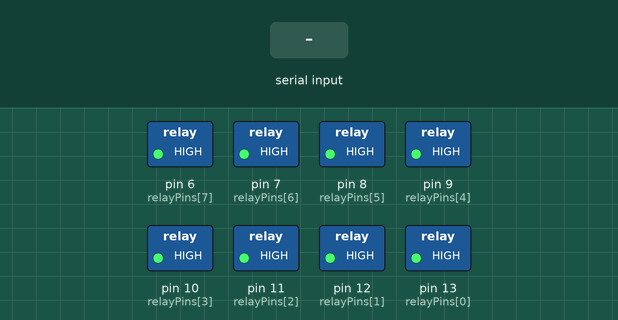
Recording of a sketch running on a simulated Arduino Uno, built with avr-gcc and run on an emulated ATmega328P. Shown: switched loads named in the sketch (green lamp = pin HIGH). The test bench sets the inputs (shaded band). What the sketch prints to the serial monitor is not drawn.

Above: at 1.2 s.
1.3 s: "5\n" received over Serial
At 1.6 s:
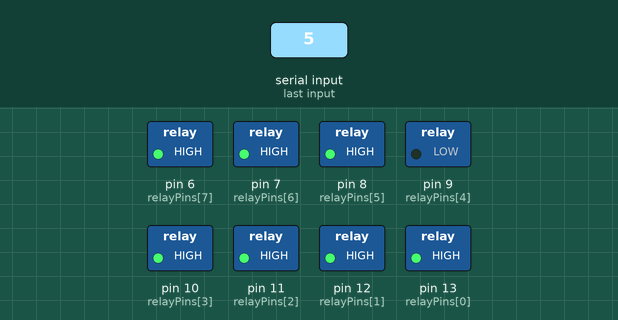
2.8 s: "ALL_OFF\n" received over Serial
At 4.2 s:
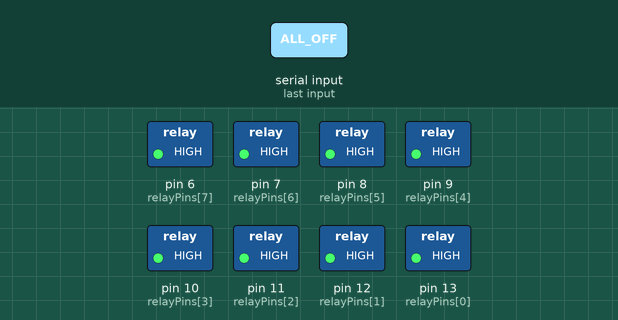
Timing chart, 0 to 5.8 s (numbered marks = the images above; inputs shaded):
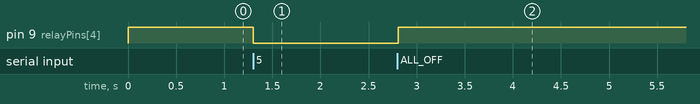

Measured:
- after the input at 1.3 s, pin 9 (relayPins[4]): HIGH → LOW at once
- after the input at 2.8 s, pin 9 (relayPins[4]): LOW → HIGH at once

The sketch:

giga_drying_system_control.ino
```cpp
//라즈베리파이에서 명령 받아서 제어
//시리얼 명령을 받아 여러 릴레이와 시로코팬을 제어하는 건조 시스템 제어 코드


const int relayPins[8] = {13, 12, 11, 10, 9, 8, 7, 6};

void setup() {
  for (int i = 0; i < 8; i++) {
    pinMode(relayPins[i], OUTPUT);
    digitalWrite(relayPins[i], HIGH); // 초기 상태: 잠금 (HIGH)
  }

  Serial.begin(9600);
  while (!Serial); // USB 연결 안정화 대기
}

void loop() {
  if (Serial.available()) {
    String input = Serial.readStringUntil('\n');
    input.trim();

    if (input == "ALL_OFF") {
      for (int i = 0; i < 8; i++) {
        digitalWrite(relayPins[i], HIGH);
      }
      Serial.println("[GIGA] ALL_OFF: 모든 릴레이 HIGH");
    }
    else if (input == "START_DRYING") {
      Serial.println("[GIGA] START_DRYING 수신 → 팬 릴레이 ON(10초)");

      digitalWrite(5, HIGH); // 5번 핀 (index 4) HIGH → 팬 ON
      delay(10000);                     // 10초 대기
      digitalWrite(5, LOW);  // 다시 LOW → 팬 OFF

      Serial.println("[GIGA] 팬 릴레이 OFF (10초 후)");
    }
    else {
      int relayIndex = input.toInt();  // 1~8
      if (relayIndex >= 1 && relayIndex <= 8) {
        digitalWrite(relayPins[relayIndex - 1], LOW);
        Serial.print("[GIGA] 릴레이 ");
        Serial.print(relayIndex);
        Serial.println(" → LOW (잠금 해제)");
      } else {
        Serial.print("[GIGA] 잘못된 입력: ");
        Serial.println(input);
      }
    }
  }
}
```
